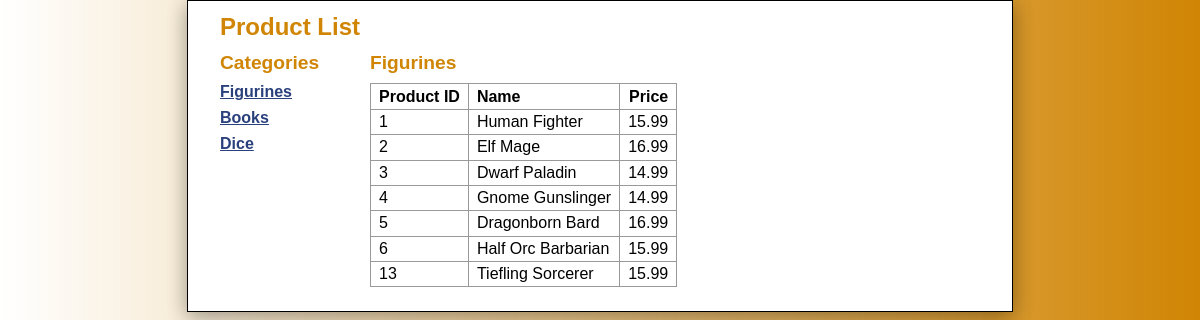
The page / on the database its author committed.
### tables this page shows
CREATE TABLE `categories` (
  `categoryID` int(11) NOT NULL,
  `categoryName` varchar(255) NOT NULL
);

CREATE TABLE `products` (
  `productID` int(11) NOT NULL,
  `categoryID` int(11) NOT NULL,
  `productName` varchar(255) NOT NULL,
  `listPrice` float(8,2) NOT NULL
);

### index.php (the view, shortened to what this page needs)
<?php
require_once('database.php');
$category_id = filter_input(INPUT_GET, 'category_id', FILTER_VALIDATE_INT);
if ($category_id == NULL || $category_id == FALSE) {
    $category_id = 1;
}
$queryCategory = 'SELECT * FROM categories
                      WHERE categoryID = :category_id';
$statement1 = $db->prepare($queryCategory);
$statement1->bindValue(':category_id', $category_id);
$statement1->execute();
$category = $statement1->fetch();
$category_name = $category['categoryName'];
$queryAllCategories = 'SELECT * FROM categories
                           ORDER BY categoryID';
$statement2 = $db->prepare($queryAllCategories);
$statement2->execute();
$categories = $statement2->fetchAll();
$queryProducts = 'SELECT * FROM products
              WHERE categoryID = :category_id
              ORDER BY productID';
$statement3 = $db->prepare($queryProducts);
$statement3->bindValue(':category_id', $category_id);
$statement3->execute();
$products = $statement3->fetchAll();
?>
<!DOCTYPE html>
<html>
<head>
    <link rel="stylesheet" type="text/css" href="Styles.css" />
</head>
<body>
<main>
    <h1>Product List</h1>
    <aside>
        <h2>Categories</h2>
        <nav>
        <ul class="thumbnails">
            <?php foreach ($categories as $category) : ?>
            <li>
                <a class="thumbnail" href="?category_id=<?php echo $category['categoryID']; ?>">
                    <?php echo $category['categoryName']; ?>
                </a>
            </li>
            <?php endforeach; ?>
        </ul>
        </nav>
    </aside>
    <section>
        <h2><?php echo $category_name; ?></h2>
        <table>
            <tr>
                <th>Product ID</th>
                <th>Name</th>
                <th class="right">Price</th>
            </tr>
            <?php foreach ($products as $product) : ?>
            <tr>
                <td><?php echo $product['productID']; ?></td>
                <td><?php echo $product['productName']; ?></td>
                <td class="right"><?php echo $product['listPrice']; ?></td>
            </tr>
            <?php endforeach; ?>
        </table>
    </section>
</main>
<footer></footer>
</body>
</html>

### Styles.css (style rules this page uses)
html { background-color: rgb(192, 192, 192); background: linear-gradient(to right, rgba(50,255,0,0), rgba(208,133,4,1)); }
body { font-family: Arial, Helvetica, sans-serif; width: 760px; margin: 0 auto; padding: 0 2em; background-color: white; border: 1px solid black; box-shadow: 0 4px 20px 0 rgba(0, 0, 0, 0.2), 0 6px 20px 0 rgba(0, 0, 0, 0.19); }
aside { float: left; width: 150px; }
nav ul { list-style-type: none; margin-left: 0; padding-left: 0; }
nav ul li { padding-bottom: 0.5em; }
section { float: left; width: 500px; }
footer { margin: 0; padding-top: 1.5em; clear: both; }
h1 { font-size: 150%; margin: 0; padding: .5em 0 .25em; }
h2 { font-size: 120%; margin: 0; padding: .25em 0 .5em; }
h1, h2 { color: rgb(208, 133, 4); }
ul { margin: 0 0 1em 0; padding: 0 0 0 2.5em; }
li { margin: 0; padding: 0; }
a { color: rgb(41, 64, 124); font-weight: bold; }
table { border: 1px solid black; border-collapse: collapse; }
td, th { border: 1px solid #999; padding: .2em .5em .2em .5em; vertical-align: top; text-align: left; }
.right { text-align: right; }

### rows shown on the page
categories: categoryName "Figurines"
categories: categoryName "Books"
categories: categoryName "Dice"
products: productID "1", productName "Human Fighter", listPrice "15.99"
products: productID "2", productName "Elf Mage", listPrice "16.99"
products: productID "3", productName "Dwarf Paladin", listPrice "14.99"
products: productID "4", productName "Gnome Gunslinger", listPrice "14.99"
products: productID "5", productName "Dragonborn Bard", listPrice "16.99"
products: productID "6", productName "Half Orc Barbarian", listPrice "15.99"
products: productID "13", productName "Tiefling Sorcerer", listPrice "15.99"
